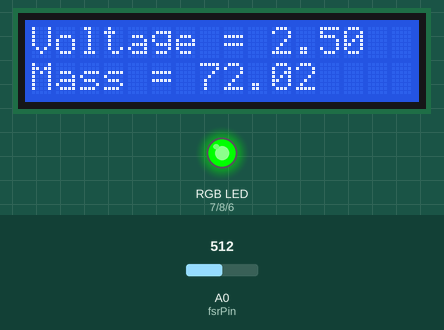
Simulated run of this sketch. Board: Arduino Uno, built with avr-gcc and run on an emulated ATmega328P. On the bench: 16×2 character LCD, an RGB LED mixed from three pins (HIGH = lit). The inputs (shaded band) are chosen by the test bench; at power-on: A0 (fsrPin) = 512.

Above: at 1.2 s.
1.3 s: A0 (fsrPin) set to 753
At 1.9 s:
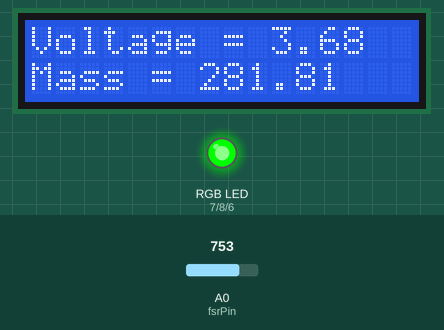
2.8 s: A0 (fsrPin) set to 772
At 4.0 s:
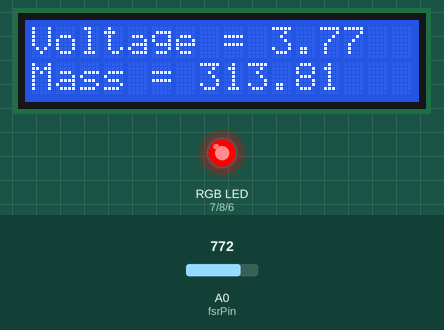
4.3 s: A0 (fsrPin) set to 716
At 5.0 s:
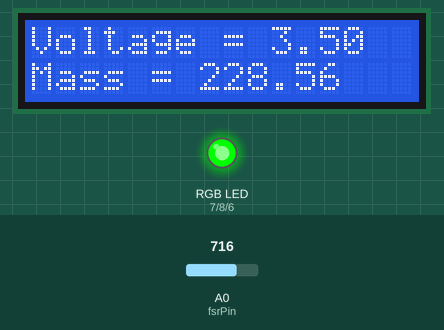
5.8 s: A0 (fsrPin) set to 900
At 6.3 s:
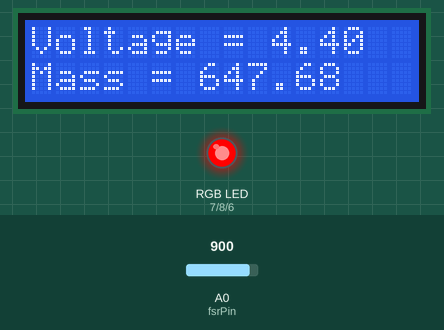
7.3 s: A0 (fsrPin) set to 925
At 8.4 s:
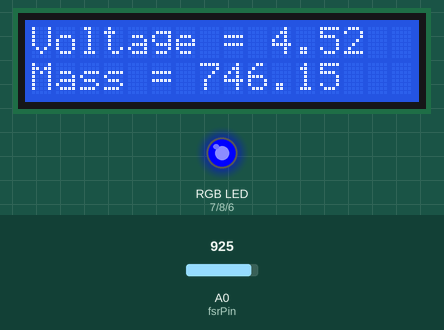
8.8 s: A0 (fsrPin) set to 511
At 9.7 s:
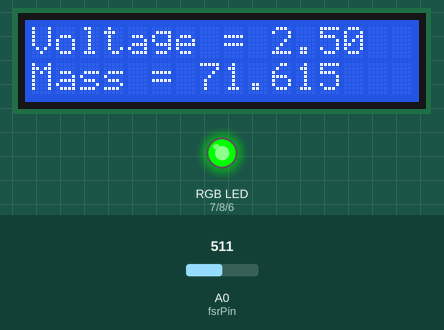
Timing chart, 0 to 11.3 s (numbered marks = the images above; inputs shaded):
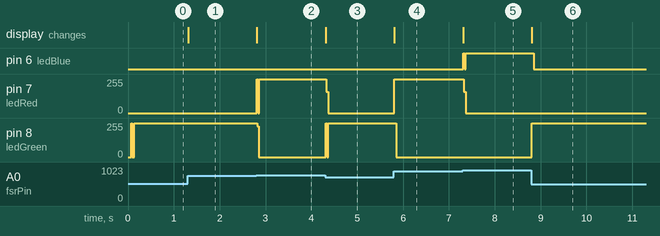

The sketch:

Detector2023.ino
```cpp
#include <LiquidCrystal.h>
const int rs = 12, en = 11, d4 = 5, d5 = 4, d6 = 3, d7 = 2;
LiquidCrystal lcd(rs, en, d4, d5, d6, d7);
#define ledBlue 6
#define ledRed 7
#define ledGreen 8


float massOne = 300;
float massTwo = 700;
int fsrPin = 0;     // the FSR and 10K pulldown are connected to a0
float fsrReading;     // the analog reading from the FSR resistor divider
float V_Out = 0;
float const maxAnalog = 1023;
float const maxVoltage = 5; //V+
float mass;


 void setup() {
  Serial.begin(9600);
  lcd.begin(16, 2);
  pinMode(ledBlue, OUTPUT);
  pinMode(ledRed, OUTPUT);
  pinMode(ledGreen, OUTPUT);
}


void loop() {
  fsrReading = analogRead(fsrPin);


  V_Out = fsrReading * (maxVoltage / maxAnalog);


  lcd.setCursor(0, 0);
  lcd.print("Voltage = ");
  lcd.print(V_Out);


  lcd.setCursor(0, 1);
  mass = V_OuttoMass(V_Out);
  lcd.print("Mass = ");
  lcd.print(mass); // display to nearest 0.1


  digitalWrite(ledBlue, LOW);
  digitalWrite(ledRed, LOW);
  digitalWrite(ledGreen, LOW);


    if (mass > massTwo) {
      digitalWrite(ledBlue, HIGH);
    }
    else if (mass > massOne) {
      digitalWrite(ledRed, HIGH);
    }
    else
    {
      digitalWrite(ledGreen, HIGH);
    }
  delay(10);


}


float V_OuttoMass(float V_Out) {
  if (V_Out <= 0.1) {
    mass = 30;
    return mass;
  }
  mass = pow(2.71828183,((V_Out+1.19019312)/0.8633822797));
  return mass;
}
```

Measured:
- the behaviour switches between 764 and 765 on A0 (fsrPin) (found by bisection; images 1 and 2)
- the behaviour switches between 913 and 914 on A0 (fsrPin) (found by bisection; images 4 and 5)
- after the input at 1.3 s, the display: changes at once (image 1)
- after the input at 2.8 s, pin 7 (ledRed): 0/255 → 255/255 at once; pin 8 (ledGreen): 255/255 → 0/255 at once; the display: changes at once (image 2)
- after the input at 4.3 s, pin 7 (ledRed): 255/255 → 0/255 at once; pin 8 (ledGreen): 0/255 → 255/255 at once; the display: changes at once (image 3)
- after the input at 5.8 s, pin 7 (ledRed): 0/255 → 255/255 at once; pin 8 (ledGreen): 255/255 → 0/255 after 0.05 s; the display: changes at once (image 4)
- after the input at 7.3 s, pin 6 (ledBlue): LOW → HIGH at once, → LOW 0.03 s later, → HIGH 0.03 s later; pin 7 (ledRed): 255/255 → 0/255 at once; the display: changes at once (image 5)
- after the input at 8.8 s, pin 6 (ledBlue): HIGH → LOW after 0.05 s; pin 8 (ledGreen): 0/255 → 255/255 at once; the display: changes at once (image 6)
